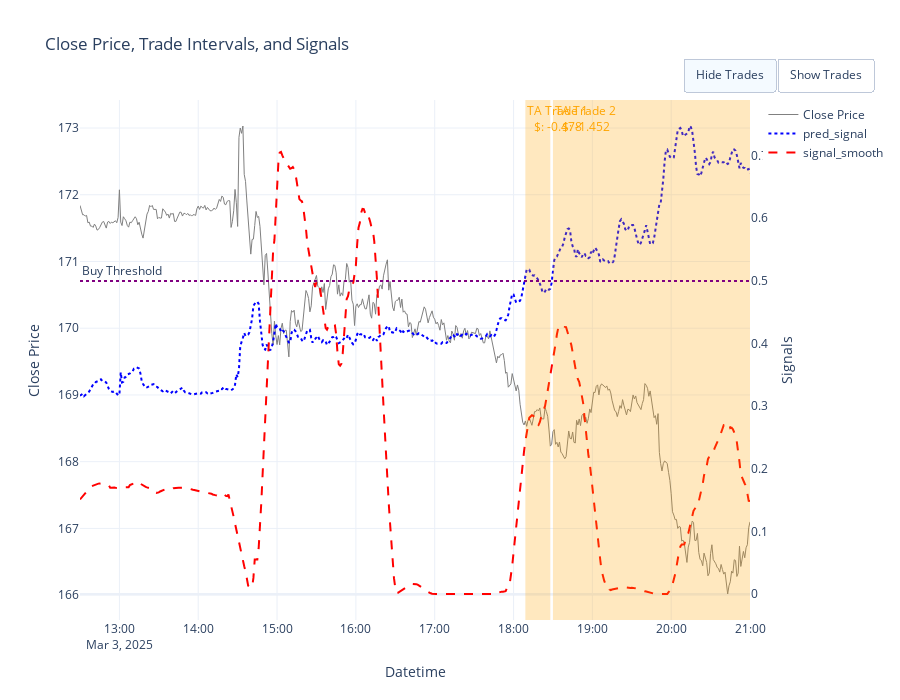
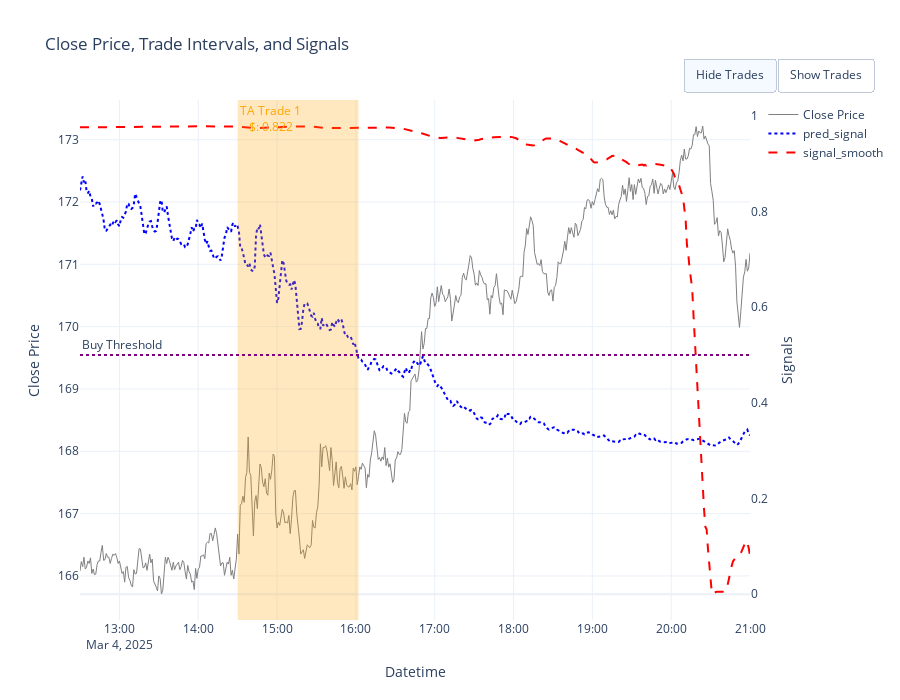
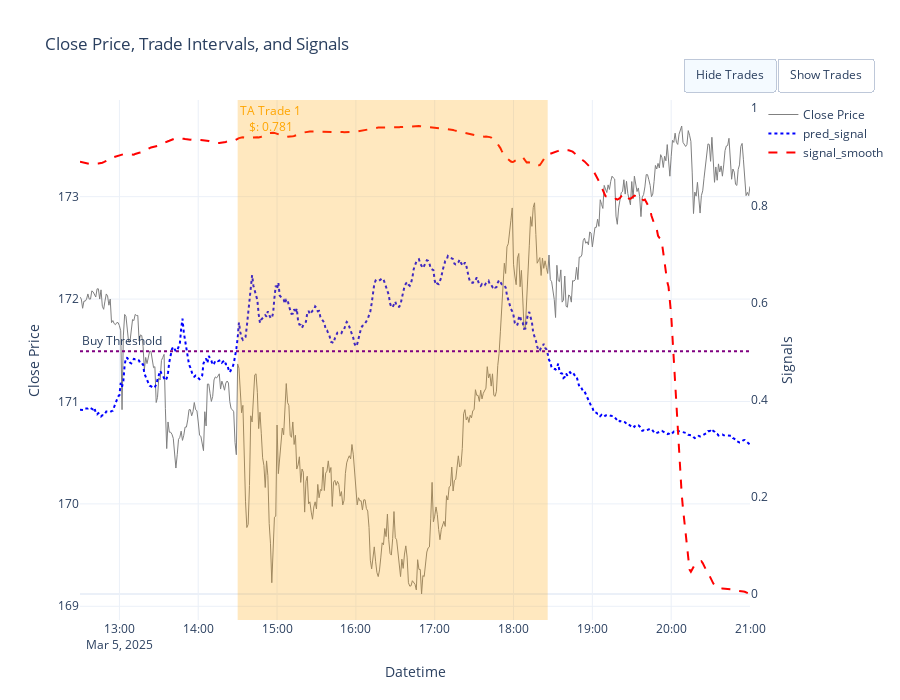
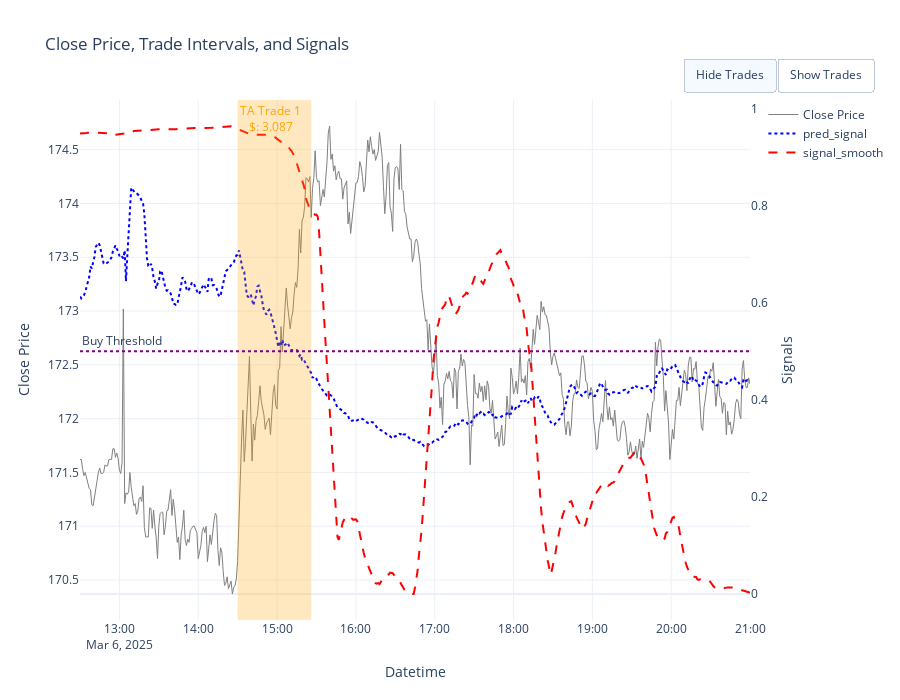

The cell these charts' notebook holds for them, in order:
### Code cell
year, month = map(int, date_to_check.split("-"))

# 1) Build lists of days in that month + accumulate ALL days
days_in_month = []
performance_month = []
performance_all   = []

for day, (df_sim, trades_list, perf_stats) in sim_results.items():
    # always collect for the global summary
    performance_all.append(perf_stats)

    # pick out this month for plotting
    if day.year == year and day.month == month:
        days_in_month.append(day)
        performance_month.append(perf_stats)

# 2) Plot & print per-day stats for the month
if not days_in_month:
    print(f"No simulation data for {date_to_check}")
else:
    print(f"\nPlotting days in {date_to_check}:")
    for day in days_in_month:
        df_sim, trades_list, perf_stats = sim_results[day]
        plots.plot_trades(
            df                = df_sim,
            col_signal1       = "pred_signal",
            col_signal2       = "signal_smooth",
            col_action        = "pred_action",
            trades            = trades_list,
            buy_threshold     = params.pred_threshold_man,
            performance_stats = perf_stats
        )
        
        print(f"\n=== Performance for {day} ===")
        for k, v in perf_stats.items():
            print(f"{k}: {v}")

# 3) Monthly summary
df_month = df_with_preds[df_with_preds.index.to_period("M") == date_to_check]
monthly_summary = plots.aggregate_performance(performance_month, df_month)
pprint(monthly_summary)

# 4) Overall summary across ALL days, with date range
overall_summary = plots.aggregate_performance(performance_all, df_with_preds)
pprint(overall_summary)

### Figure 1 — Plotly figure (JSON) as saved in the notebook; plotly's stock layout.template omitted (floating-point values rounded to 4 significant figures; data arrays with more than 128 entries replaced by an {"elided": "..."} marker saying what was removed)
{"data": [{"hoverinfo": "x+y", "hovertemplate": "Date: %{x}<br>Close: %{y:.2f}<extra></extra>", "line": {"color": "grey", "width": 1}, "mode": "lines", "name": "Close Price", "type": "scatter", "x": {"elided": "511 str values"}, "y": {"elided": "511 float values"}}, {"hovertemplate": "Date: %{x}<br>Signal: %{y:.2f}<extra></extra>", "line": {"color": "blue", "dash": "dot", "width": 2}, "mode": "lines", "name": "pred_signal", "type": "scatter", "visible": true, "x": {"elided": "511 str values"}, "y": {"elided": "511 float values"}, "yaxis": "y2"}, {"hovertemplate": "Date: %{x}<br>Smooth Signal: %{y:.2f}<extra></extra>", "line": {"color": "red", "dash": "dash", "width": 2}, "mode": "lines", "name": "signal_smooth", "type": "scatter", "visible": true, "x": {"elided": "511 str values"}, "y": {"elided": "511 float values"}, "yaxis": "y2"}], "layout": {"annotations": [{"font": {"color": "orange"}, "showarrow": false, "text": "TA Trade 1<br>$: -0.478<br>", "x": "2025-03-03T18:09:00", "xanchor": "left", "xref": "x", "y": 1, "yanchor": "top", "yref": "y domain"}, {"font": {"color": "orange"}, "showarrow": false, "text": "TA Trade 2<br>$: -1.452<br>", "x": "2025-03-03T18:30:00", "xanchor": "left", "xref": "x", "y": 1, "yanchor": "top", "yref": "y domain"}, {"showarrow": false, "text": "Buy Threshold", "x": 0, "xanchor": "left", "xref": "x domain", "y": 0.5, "yanchor": "bottom", "yref": "y2"}], "height": 700, "hovermode": "x unified", "shapes": [{"fillcolor": "orange", "line": {"width": 0}, "opacity": 0.25, "type": "rect", "x0": "2025-03-03T18:09:00", "x1": "2025-03-03T18:28:00", "xref": "x", "y0": 0, "y1": 1, "yref": "y domain"}, {"fillcolor": "orange", "line": {"width": 0}, "opacity": 0.25, "type": "rect", "x0": "2025-03-03T18:30:00", "x1": "2025-03-03T21:00:00", "xref": "x", "y0": 0, "y1": 1, "yref": "y domain"}, {"line": {"color": "purple", "dash": "dot"}, "type": "line", "x0": 0, "x1": 1, "xref": "x domain", "y0": 0.5, "y1": 0.5, "yref": "y2"}], "title": {"text": "Close Price, Trade Intervals, and Signals"}, "updatemenus": [{"buttons": [{"args": [{"visible": [true, true, true]}], "label": "Hide Trades", "method": "update"}, {"args": [{"visible": [true, true, true]}], "label": "Show Trades", "method": "update"}], "direction": "left", "pad": {"r": 10, "t": 10}, "showactive": true, "type": "buttons", "x": 0.9, "xanchor": "left", "y": 1.1, "yanchor": "top"}], "xaxis": {"title": {"text": "Datetime"}}, "yaxis": {"title": {"text": "Close Price"}}, "yaxis2": {"overlaying": "y", "showgrid": false, "side": "right", "title": {"text": "Signals"}}}}

### Figure 2 — Plotly figure (JSON) as saved in the notebook; plotly's stock layout.template omitted (floating-point values rounded to 4 significant figures; data arrays with more than 128 entries replaced by an {"elided": "..."} marker saying what was removed)
{"data": [{"hoverinfo": "x+y", "hovertemplate": "Date: %{x}<br>Close: %{y:.2f}<extra></extra>", "line": {"color": "grey", "width": 1}, "mode": "lines", "name": "Close Price", "type": "scatter", "x": {"elided": "511 str values"}, "y": {"elided": "511 float values"}}, {"hovertemplate": "Date: %{x}<br>Signal: %{y:.2f}<extra></extra>", "line": {"color": "blue", "dash": "dot", "width": 2}, "mode": "lines", "name": "pred_signal", "type": "scatter", "visible": true, "x": {"elided": "511 str values"}, "y": {"elided": "511 float values"}, "yaxis": "y2"}, {"hovertemplate": "Date: %{x}<br>Smooth Signal: %{y:.2f}<extra></extra>", "line": {"color": "red", "dash": "dash", "width": 2}, "mode": "lines", "name": "signal_smooth", "type": "scatter", "visible": true, "x": {"elided": "511 str values"}, "y": {"elided": "511 float values"}, "yaxis": "y2"}], "layout": {"annotations": [{"font": {"color": "orange"}, "showarrow": false, "text": "TA Trade 1<br>$: 0.822<br>", "x": "2025-03-04T14:30:00", "xanchor": "left", "xref": "x", "y": 1, "yanchor": "top", "yref": "y domain"}, {"showarrow": false, "text": "Buy Threshold", "x": 0, "xanchor": "left", "xref": "x domain", "y": 0.5, "yanchor": "bottom", "yref": "y2"}], "height": 700, "hovermode": "x unified", "shapes": [{"fillcolor": "orange", "line": {"width": 0}, "opacity": 0.25, "type": "rect", "x0": "2025-03-04T14:30:00", "x1": "2025-03-04T16:02:00", "xref": "x", "y0": 0, "y1": 1, "yref": "y domain"}, {"line": {"color": "purple", "dash": "dot"}, "type": "line", "x0": 0, "x1": 1, "xref": "x domain", "y0": 0.5, "y1": 0.5, "yref": "y2"}], "title": {"text": "Close Price, Trade Intervals, and Signals"}, "updatemenus": [{"buttons": [{"args": [{"visible": [true, true, true]}], "label": "Hide Trades", "method": "update"}, {"args": [{"visible": [true, true, true]}], "label": "Show Trades", "method": "update"}], "direction": "left", "pad": {"r": 10, "t": 10}, "showactive": true, "type": "buttons", "x": 0.9, "xanchor": "left", "y": 1.1, "yanchor": "top"}], "xaxis": {"title": {"text": "Datetime"}}, "yaxis": {"title": {"text": "Close Price"}}, "yaxis2": {"overlaying": "y", "showgrid": false, "side": "right", "title": {"text": "Signals"}}}}

### Figure 3 — Plotly figure (JSON) as saved in the notebook; plotly's stock layout.template omitted (floating-point values rounded to 4 significant figures; data arrays with more than 128 entries replaced by an {"elided": "..."} marker saying what was removed)
{"data": [{"hoverinfo": "x+y", "hovertemplate": "Date: %{x}<br>Close: %{y:.2f}<extra></extra>", "line": {"color": "grey", "width": 1}, "mode": "lines", "name": "Close Price", "type": "scatter", "x": {"elided": "511 str values"}, "y": {"elided": "511 float values"}}, {"hovertemplate": "Date: %{x}<br>Signal: %{y:.2f}<extra></extra>", "line": {"color": "blue", "dash": "dot", "width": 2}, "mode": "lines", "name": "pred_signal", "type": "scatter", "visible": true, "x": {"elided": "511 str values"}, "y": {"elided": "511 float values"}, "yaxis": "y2"}, {"hovertemplate": "Date: %{x}<br>Smooth Signal: %{y:.2f}<extra></extra>", "line": {"color": "red", "dash": "dash", "width": 2}, "mode": "lines", "name": "signal_smooth", "type": "scatter", "visible": true, "x": {"elided": "511 str values"}, "y": {"elided": "511 float values"}, "yaxis": "y2"}], "layout": {"annotations": [{"font": {"color": "orange"}, "showarrow": false, "text": "TA Trade 1<br>$: 0.781<br>", "x": "2025-03-05T14:30:00", "xanchor": "left", "xref": "x", "y": 1, "yanchor": "top", "yref": "y domain"}, {"showarrow": false, "text": "Buy Threshold", "x": 0, "xanchor": "left", "xref": "x domain", "y": 0.5, "yanchor": "bottom", "yref": "y2"}], "height": 700, "hovermode": "x unified", "shapes": [{"fillcolor": "orange", "line": {"width": 0}, "opacity": 0.25, "type": "rect", "x0": "2025-03-05T14:30:00", "x1": "2025-03-05T18:26:00", "xref": "x", "y0": 0, "y1": 1, "yref": "y domain"}, {"line": {"color": "purple", "dash": "dot"}, "type": "line", "x0": 0, "x1": 1, "xref": "x domain", "y0": 0.5, "y1": 0.5, "yref": "y2"}], "title": {"text": "Close Price, Trade Intervals, and Signals"}, "updatemenus": [{"buttons": [{"args": [{"visible": [true, true, true]}], "label": "Hide Trades", "method": "update"}, {"args": [{"visible": [true, true, true]}], "label": "Show Trades", "method": "update"}], "direction": "left", "pad": {"r": 10, "t": 10}, "showactive": true, "type": "buttons", "x": 0.9, "xanchor": "left", "y": 1.1, "yanchor": "top"}], "xaxis": {"title": {"text": "Datetime"}}, "yaxis": {"title": {"text": "Close Price"}}, "yaxis2": {"overlaying": "y", "showgrid": false, "side": "right", "title": {"text": "Signals"}}}}

### Figure 4 — Plotly figure (JSON) as saved in the notebook; plotly's stock layout.template omitted (floating-point values rounded to 4 significant figures; data arrays with more than 128 entries replaced by an {"elided": "..."} marker saying what was removed)
{"data": [{"hoverinfo": "x+y", "hovertemplate": "Date: %{x}<br>Close: %{y:.2f}<extra></extra>", "line": {"color": "grey", "width": 1}, "mode": "lines", "name": "Close Price", "type": "scatter", "x": {"elided": "511 str values"}, "y": {"elided": "511 float values"}}, {"hovertemplate": "Date: %{x}<br>Signal: %{y:.2f}<extra></extra>", "line": {"color": "blue", "dash": "dot", "width": 2}, "mode": "lines", "name": "pred_signal", "type": "scatter", "visible": true, "x": {"elided": "511 str values"}, "y": {"elided": "511 float values"}, "yaxis": "y2"}, {"hovertemplate": "Date: %{x}<br>Smooth Signal: %{y:.2f}<extra></extra>", "line": {"color": "red", "dash": "dash", "width": 2}, "mode": "lines", "name": "signal_smooth", "type": "scatter", "visible": true, "x": {"elided": "511 str values"}, "y": {"elided": "511 float values"}, "yaxis": "y2"}], "layout": {"annotations": [{"font": {"color": "orange"}, "showarrow": false, "text": "TA Trade 1<br>$: 3.087<br>", "x": "2025-03-06T14:30:00", "xanchor": "left", "xref": "x", "y": 1, "yanchor": "top", "yref": "y domain"}, {"showarrow": false, "text": "Buy Threshold", "x": 0, "xanchor": "left", "xref": "x domain", "y": 0.5, "yanchor": "bottom", "yref": "y2"}], "height": 700, "hovermode": "x unified", "shapes": [{"fillcolor": "orange", "line": {"width": 0}, "opacity": 0.25, "type": "rect", "x0": "2025-03-06T14:30:00", "x1": "2025-03-06T15:26:00", "xref": "x", "y0": 0, "y1": 1, "yref": "y domain"}, {"line": {"color": "purple", "dash": "dot"}, "type": "line", "x0": 0, "x1": 1, "xref": "x domain", "y0": 0.5, "y1": 0.5, "yref": "y2"}], "title": {"text": "Close Price, Trade Intervals, and Signals"}, "updatemenus": [{"buttons": [{"args": [{"visible": [true, true, true]}], "label": "Hide Trades", "method": "update"}, {"args": [{"visible": [true, true, true]}], "label": "Show Trades", "method": "update"}], "direction": "left", "pad": {"r": 10, "t": 10}, "showactive": true, "type": "buttons", "x": 0.9, "xanchor": "left", "y": 1.1, "yanchor": "top"}], "xaxis": {"title": {"text": "Datetime"}}, "yaxis": {"title": {"text": "Close Price"}}, "yaxis2": {"overlaying": "y", "showgrid": false, "side": "right", "title": {"text": "Signals"}}}}
